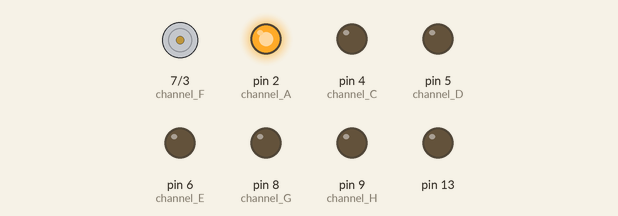
Recording of a sketch running on a simulated Arduino Uno, built with avr-gcc and run on an emulated ATmega328P. Shown: motor-driver pin pairs drawn as motors (green arrow = first pin HIGH = forward, orange = second pin HIGH = backward, longer = more drive), output pins drawn as LEDs (lit = HIGH).

Above: at 0.05 s.
At 0.35 s:
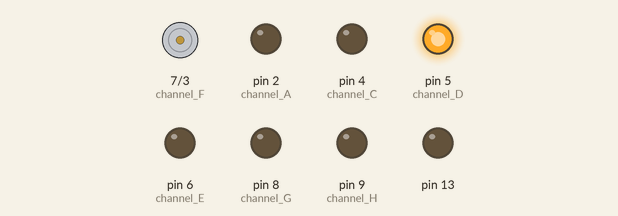
At 0.75 s:
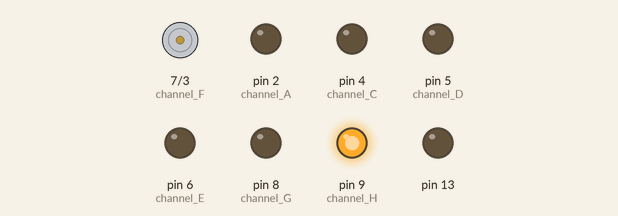
At 1.45 s:
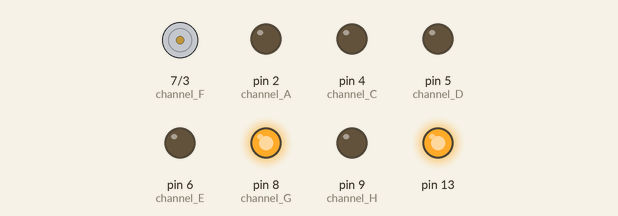
At 2.15 s:
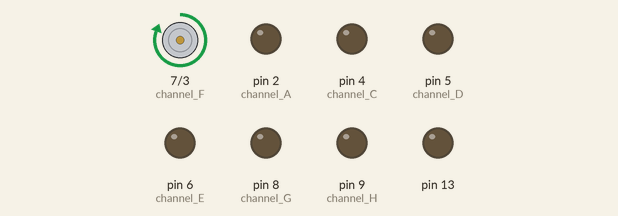
At 2.85 s:
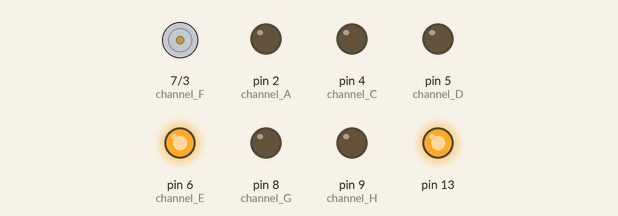
Timing chart, 0 to 3.1 s (numbered marks = the images above):
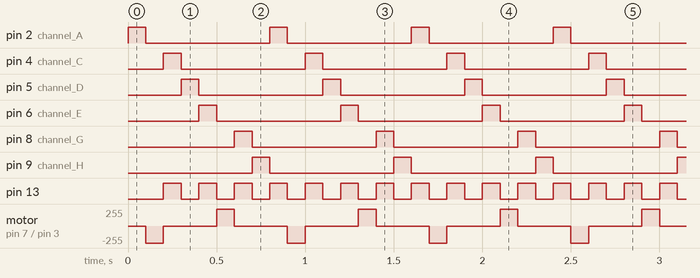

The sketch:

hello.ino
```cpp
/*******************Setup Loop***************************/
void setup() {
  // The EL channels are on pins 2 through 9 on the ATMega328
  // Initialize the pins as outputs
  pinMode(2, OUTPUT);  // channel A
  pinMode(3, OUTPUT);  // channel B
  pinMode(4, OUTPUT);  // channel C
  pinMode(5, OUTPUT);  // channel D
  pinMode(6, OUTPUT);  // channel E
  pinMode(7, OUTPUT);  // channel F
  pinMode(8, OUTPUT);  // channel G
  pinMode(9, OUTPUT);  // channel H

//Uncomment the following line if using this on the EL Escudo Dos.
// Pin 10 is a status LED on the EL Escudo.
//  pinMode(10, OUTPUT);

//Pin 13 is the status LED on both the EL Sequencer and Arduino for use with the EL Escudo Dos.
   pinMode(13, OUTPUT);
}

void setEL(int ch, int level) // set a certain EL on
{
 analogWrite(ch+2, level);
}

/*******************Main Loop***************************/
int count = 0, level = 0, oldCount = 2;

/*void loop() {
  setEL(count, level);
  delay(10);
  if(level++ == 255) {
    level = 0;
    if(count++ == 4) {
      count = 0;
    }
    setEL(oldCount, 0);
    oldCount = count;
  }
  pinMode(13, OUTPUT);
}*/

void loop()
{
  int x,status;

  //Step through all eight EL channels (pins 2 through 9)
  for (x=2; x<=9; x++)
  {
    digitalWrite(x, HIGH);   // turn the EL channel on
    delay(100);              // wait for 1/10 second
    digitalWrite(x, LOW);    // turn the EL channel off

//digitalWrite(10, status);   //Uncomment this line if using the EL Escudo Dos
digitalWrite(13, status);   // blink status LEDs
    status = !status;
  }
}
```

Measured:
- by itself, pin 13: alternates HIGH for 0.10 s and LOW for 0.10 s
- by itself, motor on pin 7 (channel_F) / pin 3 (channel_B): repeats every 0.80 s: stopped 0.30 s, forward 255/255 0.10 s, stopped 0.30 s, backward 255/255 0.10 s
- by itself, pin 2 (channel_A), pin 4 (channel_C), pin 5 (channel_D), pin 6 (channel_E), pin 8 (channel_G), pin 9 (channel_H): alternates HIGH for 0.10 s and LOW for 0.70 s
